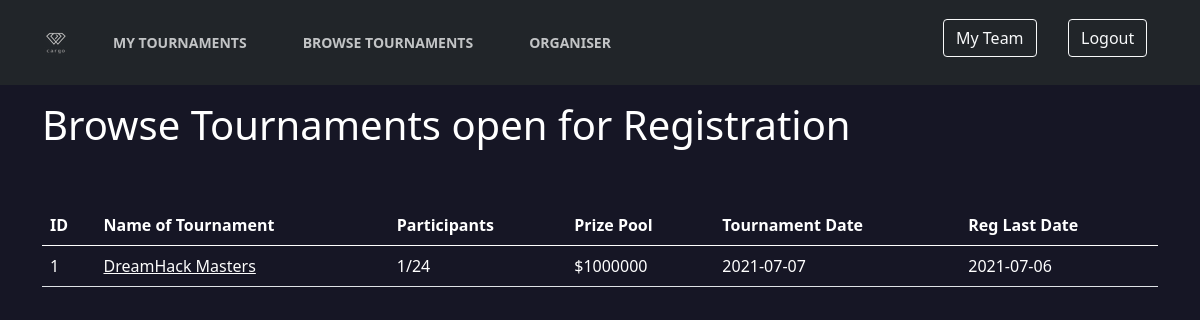
The app's page /browse, older data.
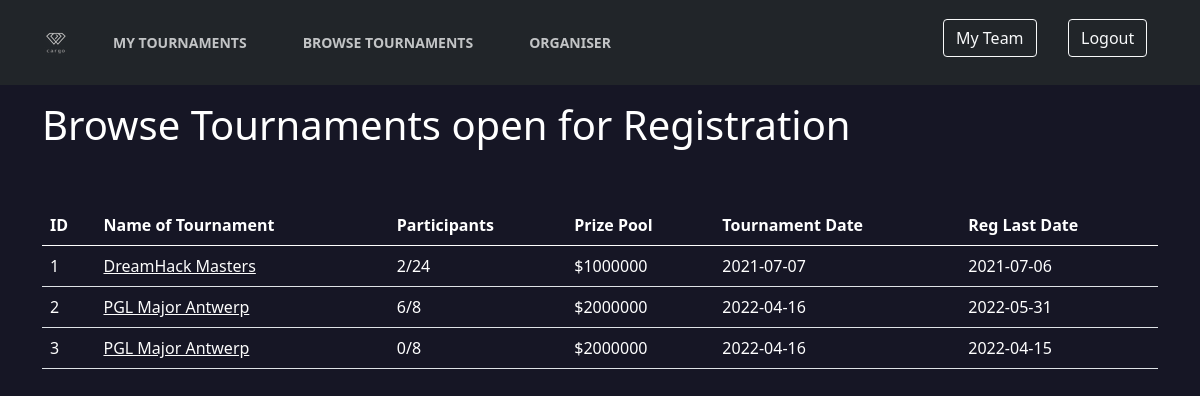
The same page, newer data.
### cargo/models.py (models this page shows)
class Tournament(db.Model):
    id = db.Column(db.Integer, primary_key=True)
    name = db.Column(db.String)
    max_teams = db.Column(db.Integer)
    participants = db.Column(db.Integer, default=0)
    prize = db.Column(db.String)
    reg_start = db.Column(db.String)
    reg_end = db.Column(db.String)
    tour_start = db.Column(db.String)
    tour_end = db.Column(db.String)
    type = db.Column(db.String)
    third = db.Column(db.Boolean)
    reg_no = db.Column(db.Integer, default=0)
    reg_open = db.Column(db.Boolean, default=True)
    paid = db.Column(db.Boolean, default=False)
    payment_info = db.Column(db.String)
    admin = db.Column(db.Integer, db.ForeignKey('user.id'))

### cargo/routes.py (the view)
@application.route('/browse')
def browse_tournament():
    tour = Tournament.query.filter_by(reg_open=True).all()
    return render_template('browse.html', user=current_user, title='Browse', tour=tour)

### cargo/templates/browse.html
{% extends 'layout.html' %}
{% block content %}
<div class="container">
<div id="content" class="text-white">
      <div class="row">
          <div class="col-md-10">
              <h1>Browse Tournaments open for Registration</h1>
          </div>
      </div>
  <table class="table text-white mt-5">
    <thead>
      <tr>
        <th>ID</th>
        <th>Name of Tournament</th>
        <th>Participants</th>
        <th>Prize Pool</th>
        <th>Tournament Date</th>
        <th>Reg Last Date</th>
      </tr>
    </thead>
    <tbody>
    {% for t in tour %}
      <tr>
        <td> {{ t.id }}</td>
        <td>
            <a href="/browse/{{ t.id }}/register">
          {{ t.name }}
            </a>
        </td>
        <td>
          {{ t.participants }}/{{ t.max_teams }}
        </td>
        <td>
          {{ t.prize }}
        </td>
      <td>
          {{ t.tour_start }}
      </td>
          <td>{{ t.reg_end }}</td>
      </tr>
    {% endfor %}
    </tbody>
  </table>
</div>
</div>
{% endblock %}

### cargo/templates/layout.html (shortened to what this page needs)
<!DOCTYPE html>
<html lang="en">
<head>
  <link rel="stylesheet" href="https://maxcdn.bootstrapcdn.com/font-awesome/4.5.0/css/font-awesome.min.css" />
  <link href="https://cdn.jsdelivr.net/npm/bootstrap@5.0.0-beta1/dist/css/bootstrap.min.css" rel="stylesheet"
 />
  <link rel="stylesheet" href="https://use.fontawesome.com/releases/v5.6.3/css/all.css"
>
  <link rel="stylesheet" href="{{url_for('static', filename='style.css')}}" />
</head>
<body>
  <nav id="Navbar" class="navbar navbar-expand-lg navbar-dark bg-dark mb-3 sticky-top">
    <div class="container">
      <a class="navbar-brand mr-4" href="{{url_for('index')}}">
        <img src="{{url_for('static', filename='images/favicon.png')}}" />
      </a>
      <div class="collapse navbar-collapse" id="navbarSupportedContent">
        <ul class="navbar-nav me-auto mb-2 mb-lg-0">
          {% if user %}
          <li class="nav-item">
            <a class="nav-link text-light nav-link-ltr" aria-current="page" href="{{url_for('registered_tournaments')}}">My Tournaments</a>
          </li>
          <li class="nav-item">
            <a class="nav-link text-light nav-link-ltr" aria-current="page" href="{{url_for('browse_tournament')}}">Browse Tournaments</a>
          </li>
          <li class="nav-item">
            <a class="nav-link text-light nav-link-ltr" aria-current="page" href="{{url_for('organise_tournament')}}">Organiser</a>
          </li>
          {% endif %}
        </ul>
        {% if user %}
        <div style="margin: 1%" class="theme-switch-wrapper">
          <a class="btn btn-outline-light" href="{{url_for('team')}}">My Team</a>
        </div>
        <div style="margin: 1%" class="theme-switch-wrapper">
          <a class="btn btn-outline-light" href="{{url_for('logout')}}">Logout</a>
        </div>
        {% endif %}
      </div>
    </div>
  </nav>
  {% block content %}
  {% endblock %}
</body>
</html>

### cargo/static/style.css (style rules this page uses)
:root { --primary-color: #FCFCFC; --secondary-color: #ffffff; --font-color: #e1e1ff; --bg-color: #161625; --heading-color: #818cab; --color-scheme: light dark; }
body { background-color: var(--bg-color); color: var(--font-color); }
h1 { color: var(--secondary-color); }
a { color: var(--primary-color); }
* { margin: 0; padding: 0; box-sizing: border-box; }
.theme-switch-wrapper { display: flex; align-items: center; padding-left: 10px; padding-bottom: 10px; }
body img { filter: brightness(.8) contrast(1.2); }
.navbar { z-index: 1; }
.nav-link { font-weight: bold; font-size: 14px; text-transform: uppercase; text-decoration: none; color: white; padding: 20px 0px; margin: 0px 20px; display: inline-block; position: relative; opacity: 0.75; }
.nav-link::before { transition: 300ms; height: 5px; content: ""; position: absolute; background-color: white; }
.nav-link-ltr::before { width: 0%; bottom: 10px; }

Row changes from the older to the newer data that the page shows:
changed Tournament "DreamHack Masters": participants "1" → "2"
added Tournament: id "2", name "PGL Major Antwerp", participants "6", max_teams "8", prize "$2000000", tour_start "2022-04-16", reg_end "2022-05-31"
added Tournament: id "3", name "PGL Major Antwerp", participants "0", max_teams "8", prize "$2000000", tour_start "2022-04-16", reg_end "2022-04-15"
